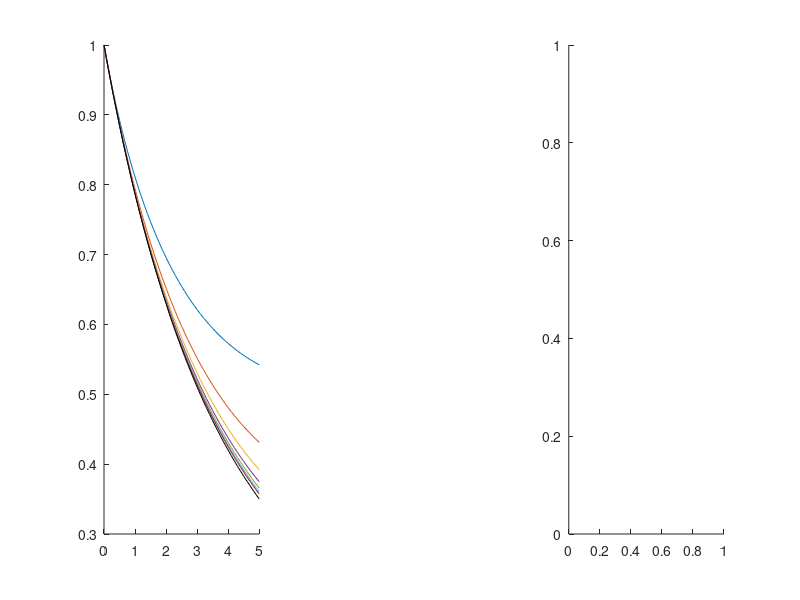

Reproduce this figure in MATLAB. (Note: this script raises an error after producing the figure.)
% Creates the plot for figure 2.
addpath('Code')
addpath('Data')
%% Figure 2(a)
clear
load n_conv_init

subplot(1,3,1)
% Show the first 8 for convergence
for i = 2:8
    hold on
    plot([0;sig_est(:,1)],[2;sig_est(:,i)]-1,'-'); 
end
% Show 18 for the 'converged' value, could show extrapolated value, but
% they amount to essentially the same thing for this scale.
hold on
plot([0;sig_est(:,1)],[2;sig_est(:,9)]-1,'k-'); 
xlim([0,5])

%% Now for the cow data
%% Cow experiment 1
subplot(1,3,3)
probA = readtable('Data/lying_exp_1.txt').Var1;
% probA extracted from fig 1 (b) of Tolkamp et al.
probB = readtable('Data/stand_exp_1.txt').Var1;
% probA extracted from fig 2 (c) of Tolkamp et al. (hence log conversion
% later)
histogram('BinEdges',linspace(0,4,length(probA)+1),'BinCounts',probA,...
    'Normalization','pdf','DisplayStyle', 'stairs')


X_A = linspace(0,4,length(probA)+1);
X_A = 0.5*(X_A(2:end) + X_A(1:end-1));
tA = X_A*probA/sum(probA);
tA2 = (X_A.^2)*probA/sum(probA);

X_B = linspace(0,12,length(probB)+1);
X_B = 0.5*(X_B(2:end) + X_B(1:end-1));
tB = exp(X_B/60)*probB/sum(probB);

sig = 2/(tA + tB) * gamma_precomp(tA2/tA^2,true);
fprintf('For experiment 1, <tA^2>/<tA>^2 = %4.3f, and sig_T = %4.3f k_B /h\n',tA2/tA^2,sig)
subplot(1,3,1)
hold on
plot([0,sig*(tA + tB)/2],(tA2/tA^2-1) *[1 1],'k:')
plot(sig*(tA + tB)/2 *[1 1],[tA2/tA^2-1 , 0],'k:')


%% Cow experiment 2
probA = readtable('Data/lying_exp_2.txt').Var1;
probB = readtable('Data/stand_exp_2.txt').Var1;
subplot(1,3,3)
hold on
histogram('BinEdges',linspace(0,4,length(probA)+1),'BinCounts',probA,...
    'Normalization','pdf','DisplayStyle', 'stairs')

X_A = linspace(0,4,length(probA)+1);
X_A = 0.5*(X_A(2:end) + X_A(1:end-1));
tA = X_A*probA/sum(probA);
tA2 = (X_A.^2)*probA/sum(probA);

X_B = linspace(0,12,length(probB)+1);
X_B = 0.5*(X_B(2:end) + X_B(1:end-1));
tB = exp(X_B/60)*probB/sum(probB);

sig = 2/(tA + tB) * gamma_precomp(tA2/tA^2,true);
fprintf('For experiment 2, <tA^2>/<tA>^2 = %4.3f, and sig_T = %4.3f k_B /h\n',tA2/tA^2,sig)
subplot(1,3,1)
hold on
plot([0,sig*(tA + tB)/2],(tA2/tA^2 -1) *[1 1],'k:')
plot(sig*(tA + tB)/2 *[1 1],[tA2/tA^2-1 , 0],'k:')

%% Cow experiment 3
probA = readtable('Data/lying_exp_3.txt').Var1;
probB = readtable('Data/stand_exp_3.txt').Var1;
subplot(1,3,3)
hold on
histogram('BinEdges',linspace(0,4,length(probA)+1),'BinCounts',probA,...
    'Normalization','pdf','DisplayStyle', 'stairs')
xlabel('Time spent lying (h)')
ylabel('Probability density')
ylim([0,1.6])
legend({'Indoor beef','Outdoor beef','Dairy'})


X_A = linspace(0,4,length(probA)+1);
X_A = 0.5*(X_A(2:end) + X_A(1:end-1));
tA = X_A*probA/sum(probA);
tA2 = (X_A.^2)*probA/sum(probA);

X_B = linspace(0,12,length(probB)+1);
X_B = 0.5*(X_B(2:end) + X_B(1:end-1));
tB = exp(X_B/60)*probB/sum(probB);

sig = 2/(tA + tB) * gamma_precomp(tA2/tA^2,true);
fprintf('For experiment 3, <tA^2>/<tA>^2 = %4.3f, and sig_T = %4.3f k_B /h\n',tA2/tA^2,sig)
subplot(1,3,1)
hold on
plot([0,sig*(tA + tB)/2],(tA2/tA^2 -1) *[1 1],'k:')
plot(sig*(tA + tB)/2 *[1 1],[tA2/tA^2-1 , 0],'k:')

%% And the gene data
%% For GTGlutaminas
X = readtable('Data/GTGlutaminase.txt').Var1;
Y = linspace(0,10,length(X)+1);
Y = 0.5*(Y(2:end) + Y(1:end-1));
subplot(1,3,2)
hold on
histogram('BinEdges',linspace(0,10,length(X)+1),'BinCounts',X,...
    'Normalization','pdf','DisplayStyle', 'stairs')
xlabel('Time spent in off state (h)')
ylabel('Probability density')
tA = Y*X/sum(X);
tA2 = (Y.^2)*X/sum(X);
tB = 5/60; % from median on figure - estimate but not so important since it is so small.
sig = 2/(tA + tB) * gamma_precomp(tA2/tA^2,true);
fprintf('For GTGlutaminas gene, <tA^2>/<tA>^2 = %4.3f, and sig_T = %4.3f k_B /h\n',tA2/tA^2,sig)
subplot(1,3,1)
hold on
plot([0,sig*(tA + tB)/2],(tA2/tA^2-1) *[1 1],'k--')
plot(sig*(tA + tB)/2 *[1 1],[tA2/tA^2-1 , 0],'k--')

%% For Bmal1
subplot(1,3,2)
X = readtable('Data/Bmal1a_off.txt').Var1;
Y = linspace(0,10,length(X)+1);
Y = 0.5*(Y(2:end) + Y(1:end-1));
histogram('BinEdges',linspace(0,10,length(X)+1),'BinCounts',X,...
    'Normalization','pdf','DisplayStyle', 'stairs')
legend({'GT:Glutaminase','Bmal1a'})
xlim([0,6])
tA = Y*X/sum(X);
tA2 = (Y.^2)*X/sum(X);
tB = 5/60; % from median on figure - estimate but not so important since it is so small.
sig = 2/(tA + tB) * gamma_precomp(tA2/tA^2,true);
fprintf('For Bmal1 gene, <tA^2>/<tA>^2 = %4.3f, and sig_T = %4.3f k_B /h\n',tA2/tA^2,sig)
subplot(1,3,1)
hold on
plot([0,sig*(tA + tB)/2],(tA2/tA^2-1) *[1 1],'k--')
plot(sig*(tA + tB)/2 *[1 1],[tA2/tA^2-1 , 0],'k--')
ylim([0.3,1])

saveas(gcf,'fig2.pdf')